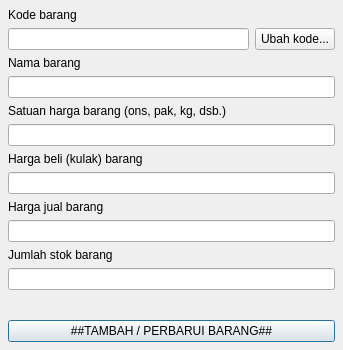
<?xml version="1.0" encoding="UTF-8"?>
<ui version="4.0">
 <class>DialogBarang</class>
 <widget class="QDialog" name="DialogBarang">
  <property name="geometry">
   <rect>
    <x>0</x>
    <y>0</y>
    <width>343</width>
    <height>350</height>
   </rect>
  </property>
  <property name="windowTitle">
   <string>#</string>
  </property>
  <property name="modal">
   <bool>true</bool>
  </property>
  <layout class="QVBoxLayout" name="verticalLayout">
   <property name="leftMargin">
    <number>8</number>
   </property>
   <property name="topMargin">
    <number>8</number>
   </property>
   <property name="rightMargin">
    <number>8</number>
   </property>
   <property name="bottomMargin">
    <number>8</number>
   </property>
   <item>
    <widget class="QLabel" name="label">
     <property name="text">
      <string>Kode barang</string>
     </property>
    </widget>
   </item>
   <item>
    <layout class="QHBoxLayout" name="horizontalLayout_2">
     <item>
      <widget class="QLineEdit" name="txtKode"/>
     </item>
     <item>
      <widget class="QPushButton" name="btnUbahKode">
       <property name="text">
        <string>Ubah kode...</string>
       </property>
       <property name="autoDefault">
        <bool>false</bool>
       </property>
      </widget>
     </item>
    </layout>
   </item>
   <item>
    <widget class="QLabel" name="label_2">
     <property name="text">
      <string>Nama barang</string>
     </property>
    </widget>
   </item>
   <item>
    <widget class="QLineEdit" name="txtNama"/>
   </item>
   <item>
    <widget class="QLabel" name="label_4">
     <property name="text">
      <string>Satuan harga barang (ons, pak, kg, dsb.)</string>
     </property>
    </widget>
   </item>
   <item>
    <widget class="QLineEdit" name="txtSatuan"/>
   </item>
   <item>
    <widget class="QLabel" name="label_3">
     <property name="text">
      <string>Harga beli (kulak) barang</string>
     </property>
    </widget>
   </item>
   <item>
    <widget class="QLineEdit" name="txtHargaBeli"/>
   </item>
   <item>
    <widget class="QLabel" name="label_5">
     <property name="text">
      <string>Harga jual barang</string>
     </property>
    </widget>
   </item>
   <item>
    <widget class="QLineEdit" name="txtHargaJual"/>
   </item>
   <item>
    <widget class="QLabel" name="label_6">
     <property name="text">
      <string>Jumlah stok barang</string>
     </property>
    </widget>
   </item>
   <item>
    <widget class="QLineEdit" name="txtJumlahStok"/>
   </item>
   <item>
    <spacer name="verticalSpacer">
     <property name="orientation">
      <enum>Qt::Vertical</enum>
     </property>
     <property name="sizeType">
      <enum>QSizePolicy::MinimumExpanding</enum>
     </property>
     <property name="sizeHint" stdset="0">
      <size>
       <width>20</width>
       <height>12</height>
      </size>
     </property>
    </spacer>
   </item>
   <item>
    <widget class="QPushButton" name="btnTambahPerbaruiBarang">
     <property name="text">
      <string>##TAMBAH / PERBARUI BARANG##</string>
     </property>
     <property name="default">
      <bool>true</bool>
     </property>
    </widget>
   </item>
  </layout>
 </widget>
 <resources/>
 <connections/>
</ui>
